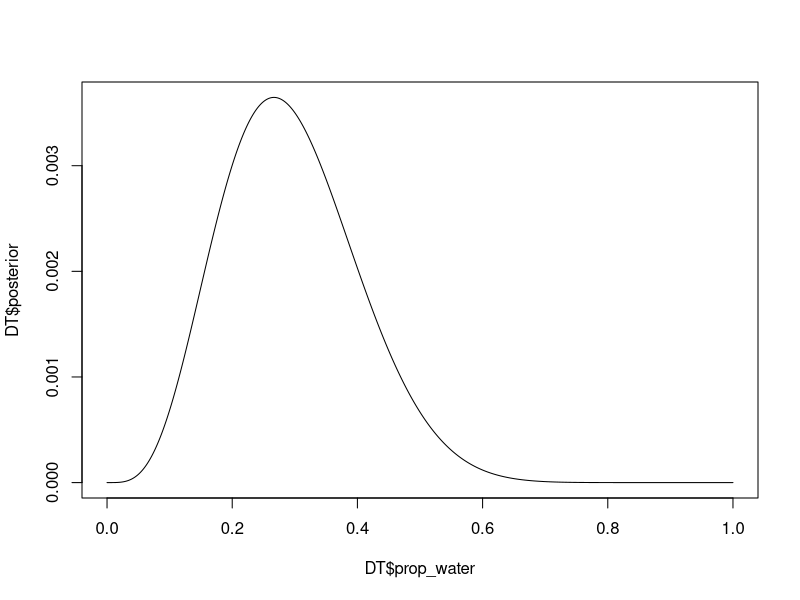

The R script that drew this image:
## ---- chunk 1
# Packages --------------------------------------------------------------------
library(data.table)


# Process ---------------------------------------------------------------------
# Size of grid for grid approximation
gridsize <- 1000

# Prior grid
prior_grid <- seq(0, 1, length.out = gridsize)

# Prior probability (all 1)
prior_prob <- rep(1, gridsize)

# Data probability, using binomial distribution
water <- 4
land <- 11
data_prob <- dbinom(water, water + land, prob = prior_grid)

# Wrap as DT
DT <- data.table(prop_water = prior_grid,
                 prior_water = prior_prob,
                 prob_water = data_prob)

# Calculate the posterior numerator by multiplying prior and data probability
DT[, posterior_num := prior_water * prob_water]

# Standardize by sum of posterior numerator
DT[, posterior := posterior_num / sum(posterior_num)]


# Plot -------------------------------------------------------------------------
plot(DT$prop_water, DT$posterior, type = 'l')
